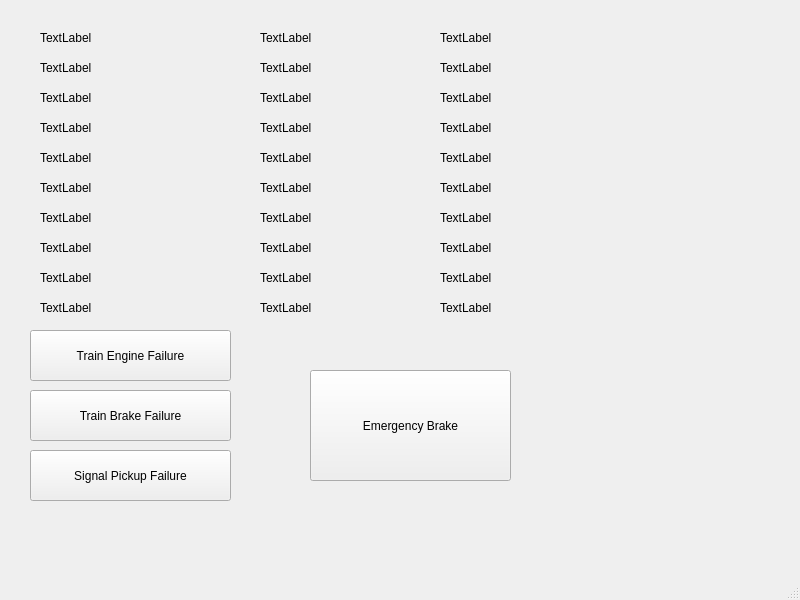
<?xml version="1.0" encoding="UTF-8"?>
<ui version="4.0">
 <class>TrainModel</class>
 <widget class="QMainWindow" name="TrainModel">
  <property name="geometry">
   <rect>
    <x>0</x>
    <y>0</y>
    <width>800</width>
    <height>600</height>
   </rect>
  </property>
  <property name="windowTitle">
   <string>TrainModel</string>
  </property>
  <widget class="QWidget" name="centralwidget">
   <widget class="QPushButton" name="eBrake">
    <property name="geometry">
     <rect>
      <x>310</x>
      <y>370</y>
      <width>201</width>
      <height>111</height>
     </rect>
    </property>
    <property name="text">
     <string>Emergency Brake</string>
    </property>
    <property name="checkable">
     <bool>true</bool>
    </property>
    <property name="checked">
     <bool>false</bool>
    </property>
   </widget>
   <widget class="QLabel" name="height">
    <property name="geometry">
     <rect>
      <x>40</x>
      <y>30</y>
      <width>151</width>
      <height>16</height>
     </rect>
    </property>
    <property name="text">
     <string>TextLabel</string>
    </property>
   </widget>
   <widget class="QLabel" name="width">
    <property name="geometry">
     <rect>
      <x>40</x>
      <y>60</y>
      <width>181</width>
      <height>16</height>
     </rect>
    </property>
    <property name="text">
     <string>TextLabel</string>
    </property>
   </widget>
   <widget class="QLabel" name="length">
    <property name="geometry">
     <rect>
      <x>40</x>
      <y>90</y>
      <width>181</width>
      <height>16</height>
     </rect>
    </property>
    <property name="text">
     <string>TextLabel</string>
    </property>
   </widget>
   <widget class="QLabel" name="passenger">
    <property name="geometry">
     <rect>
      <x>260</x>
      <y>30</y>
      <width>161</width>
      <height>16</height>
     </rect>
    </property>
    <property name="text">
     <string>TextLabel</string>
    </property>
   </widget>
   <widget class="QLabel" name="crew">
    <property name="geometry">
     <rect>
      <x>260</x>
      <y>60</y>
      <width>161</width>
      <height>16</height>
     </rect>
    </property>
    <property name="text">
     <string>TextLabel</string>
    </property>
   </widget>
   <widget class="QLabel" name="mass">
    <property name="geometry">
     <rect>
      <x>260</x>
      <y>90</y>
      <width>161</width>
      <height>16</height>
     </rect>
    </property>
    <property name="text">
     <string>TextLabel</string>
    </property>
   </widget>
   <widget class="QLabel" name="speed">
    <property name="geometry">
     <rect>
      <x>440</x>
      <y>30</y>
      <width>161</width>
      <height>16</height>
     </rect>
    </property>
    <property name="text">
     <string>TextLabel</string>
    </property>
   </widget>
   <widget class="QLabel" name="accel">
    <property name="geometry">
     <rect>
      <x>440</x>
      <y>60</y>
      <width>171</width>
      <height>16</height>
     </rect>
    </property>
    <property name="text">
     <string>TextLabel</string>
    </property>
   </widget>
   <widget class="QLabel" name="ilight">
    <property name="geometry">
     <rect>
      <x>440</x>
      <y>90</y>
      <width>171</width>
      <height>16</height>
     </rect>
    </property>
    <property name="text">
     <string>TextLabel</string>
    </property>
   </widget>
   <widget class="QLabel" name="rdoors">
    <property name="geometry">
     <rect>
      <x>40</x>
      <y>120</y>
      <width>191</width>
      <height>16</height>
     </rect>
    </property>
    <property name="text">
     <string>TextLabel</string>
    </property>
   </widget>
   <widget class="QLabel" name="ldoors">
    <property name="geometry">
     <rect>
      <x>260</x>
      <y>120</y>
      <width>161</width>
      <height>16</height>
     </rect>
    </property>
    <property name="text">
     <string>TextLabel</string>
    </property>
   </widget>
   <widget class="QLabel" name="temp">
    <property name="geometry">
     <rect>
      <x>440</x>
      <y>240</y>
      <width>161</width>
      <height>16</height>
     </rect>
    </property>
    <property name="text">
     <string>TextLabel</string>
    </property>
   </widget>
   <widget class="QLabel" name="rdoorcmd">
    <property name="geometry">
     <rect>
      <x>40</x>
      <y>150</y>
      <width>181</width>
      <height>16</height>
     </rect>
    </property>
    <property name="text">
     <string>TextLabel</string>
    </property>
   </widget>
   <widget class="QLabel" name="ldoorcmd">
    <property name="geometry">
     <rect>
      <x>260</x>
      <y>150</y>
      <width>171</width>
      <height>16</height>
     </rect>
    </property>
    <property name="text">
     <string>TextLabel</string>
    </property>
   </widget>
   <widget class="QLabel" name="ilightcmd">
    <property name="geometry">
     <rect>
      <x>440</x>
      <y>150</y>
      <width>141</width>
      <height>16</height>
     </rect>
    </property>
    <property name="text">
     <string>TextLabel</string>
    </property>
   </widget>
   <widget class="QLabel" name="ebrakecmd">
    <property name="geometry">
     <rect>
      <x>40</x>
      <y>180</y>
      <width>171</width>
      <height>16</height>
     </rect>
    </property>
    <property name="text">
     <string>TextLabel</string>
    </property>
   </widget>
   <widget class="QLabel" name="sbrakecmd">
    <property name="geometry">
     <rect>
      <x>260</x>
      <y>180</y>
      <width>141</width>
      <height>16</height>
     </rect>
    </property>
    <property name="text">
     <string>TextLabel</string>
    </property>
   </widget>
   <widget class="QLabel" name="powercmd">
    <property name="geometry">
     <rect>
      <x>40</x>
      <y>210</y>
      <width>161</width>
      <height>16</height>
     </rect>
    </property>
    <property name="text">
     <string>TextLabel</string>
    </property>
   </widget>
   <widget class="QLabel" name="tempcmd">
    <property name="geometry">
     <rect>
      <x>260</x>
      <y>240</y>
      <width>181</width>
      <height>16</height>
     </rect>
    </property>
    <property name="text">
     <string>TextLabel</string>
    </property>
   </widget>
   <widget class="QLabel" name="speedcmd">
    <property name="geometry">
     <rect>
      <x>260</x>
      <y>210</y>
      <width>151</width>
      <height>16</height>
     </rect>
    </property>
    <property name="text">
     <string>TextLabel</string>
    </property>
   </widget>
   <widget class="QLabel" name="speedlmt">
    <property name="geometry">
     <rect>
      <x>440</x>
      <y>210</y>
      <width>141</width>
      <height>16</height>
     </rect>
    </property>
    <property name="text">
     <string>TextLabel</string>
    </property>
   </widget>
   <widget class="QLabel" name="grade">
    <property name="geometry">
     <rect>
      <x>40</x>
      <y>240</y>
      <width>151</width>
      <height>16</height>
     </rect>
    </property>
    <property name="text">
     <string>TextLabel</string>
    </property>
   </widget>
   <widget class="QPushButton" name="enginefail">
    <property name="geometry">
     <rect>
      <x>30</x>
      <y>330</y>
      <width>201</width>
      <height>51</height>
     </rect>
    </property>
    <property name="text">
     <string>Train Engine Failure</string>
    </property>
    <property name="checkable">
     <bool>true</bool>
    </property>
   </widget>
   <widget class="QPushButton" name="brakefail">
    <property name="geometry">
     <rect>
      <x>30</x>
      <y>390</y>
      <width>201</width>
      <height>51</height>
     </rect>
    </property>
    <property name="text">
     <string>Train Brake Failure</string>
    </property>
    <property name="checkable">
     <bool>true</bool>
    </property>
   </widget>
   <widget class="QPushButton" name="signalfail">
    <property name="geometry">
     <rect>
      <x>30</x>
      <y>450</y>
      <width>201</width>
      <height>51</height>
     </rect>
    </property>
    <property name="text">
     <string>Signal Pickup Failure</string>
    </property>
    <property name="checkable">
     <bool>true</bool>
    </property>
   </widget>
   <widget class="QLabel" name="enginefailure">
    <property name="geometry">
     <rect>
      <x>260</x>
      <y>270</y>
      <width>141</width>
      <height>16</height>
     </rect>
    </property>
    <property name="text">
     <string>TextLabel</string>
    </property>
   </widget>
   <widget class="QLabel" name="brakefailure">
    <property name="geometry">
     <rect>
      <x>440</x>
      <y>270</y>
      <width>131</width>
      <height>16</height>
     </rect>
    </property>
    <property name="text">
     <string>TextLabel</string>
    </property>
   </widget>
   <widget class="QLabel" name="signalfailure">
    <property name="geometry">
     <rect>
      <x>40</x>
      <y>270</y>
      <width>181</width>
      <height>16</height>
     </rect>
    </property>
    <property name="text">
     <string>TextLabel</string>
    </property>
   </widget>
   <widget class="QLabel" name="elightcmd">
    <property name="geometry">
     <rect>
      <x>440</x>
      <y>180</y>
      <width>141</width>
      <height>16</height>
     </rect>
    </property>
    <property name="text">
     <string>TextLabel</string>
    </property>
   </widget>
   <widget class="QLabel" name="elight">
    <property name="geometry">
     <rect>
      <x>440</x>
      <y>120</y>
      <width>141</width>
      <height>16</height>
     </rect>
    </property>
    <property name="text">
     <string>TextLabel</string>
    </property>
   </widget>
   <widget class="QLabel" name="station">
    <property name="geometry">
     <rect>
      <x>40</x>
      <y>300</y>
      <width>181</width>
      <height>16</height>
     </rect>
    </property>
    <property name="text">
     <string>TextLabel</string>
    </property>
   </widget>
   <widget class="QLabel" name="beacon">
    <property name="geometry">
     <rect>
      <x>260</x>
      <y>300</y>
      <width>181</width>
      <height>16</height>
     </rect>
    </property>
    <property name="text">
     <string>TextLabel</string>
    </property>
   </widget>
   <widget class="QLabel" name="auth">
    <property name="geometry">
     <rect>
      <x>440</x>
      <y>300</y>
      <width>181</width>
      <height>16</height>
     </rect>
    </property>
    <property name="text">
     <string>TextLabel</string>
    </property>
   </widget>
   <widget class="QLabel" name="label">
    <property name="geometry">
     <rect>
      <x>600</x>
      <y>280</y>
      <width>201</width>
      <height>251</height>
     </rect>
    </property>
    <property name="text">
     <string/>
    </property>
    <property name="pixmap">
     <pixmap>page_5.jpg</pixmap>
    </property>
    <property name="scaledContents">
     <bool>true</bool>
    </property>
   </widget>
  </widget>
  <widget class="QMenuBar" name="menubar">
   <property name="geometry">
    <rect>
     <x>0</x>
     <y>0</y>
     <width>800</width>
     <height>31</height>
    </rect>
   </property>
  </widget>
  <widget class="QStatusBar" name="statusbar"/>
 </widget>
 <resources/>
 <connections/>
</ui>
